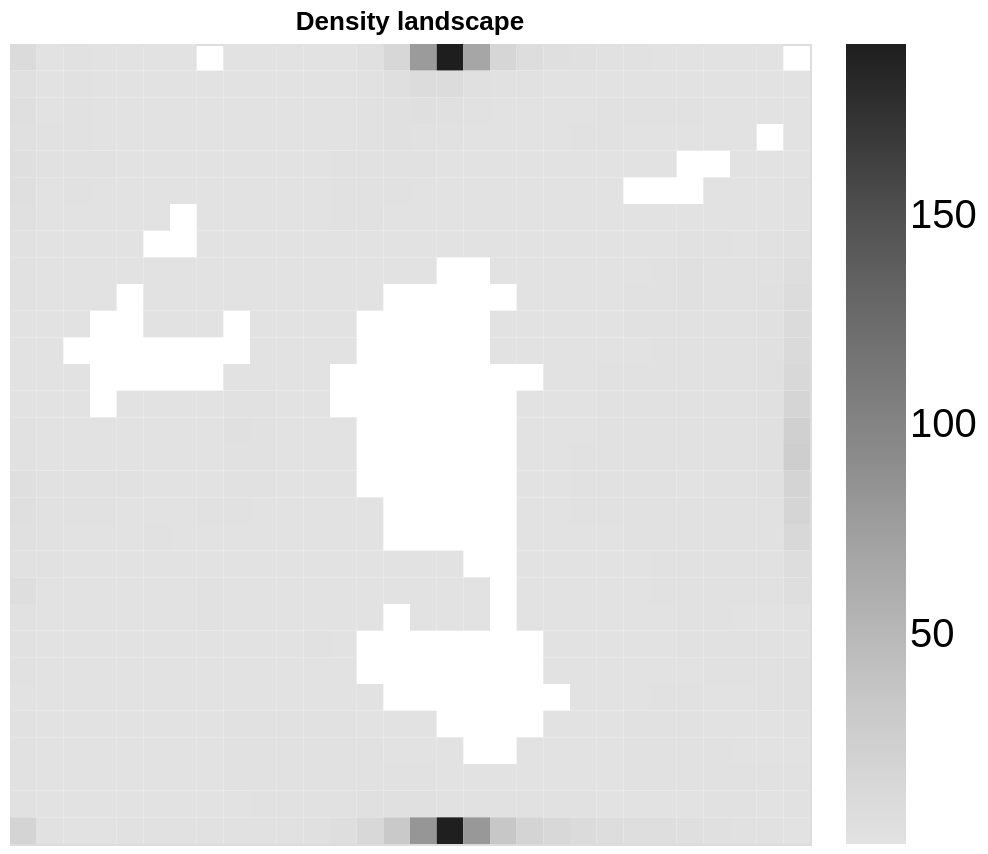

Here is the notebook cell this chart was saved with:
### Code cell
#cdk2_smiles = df['smiles'].to_list()
cdk2_latents = encode_smiles(cdk2_smiles, model, batch_size=len(cdk2_smiles))
fingerprint_tensor = torch.tensor(cdk2_latents, dtype=torch.float64, device=device)
resps, llh = gtm.project(fingerprint_tensor)
resps = resps.cpu().numpy()
llh = llh.cpu().numpy()
from gtmkit.utils.density import density_to_table
from gtmkit.plots.altair_landscapes import altair_discrete_density_landscape

density = resps.sum(axis=0)

source = density_to_table(
    density=density,
    node_threshold=0.1
)

chart_density = altair_discrete_density_landscape(source, title='Density landscape')
chart_density.properties(
    width=400, 
    height=400,
).configure_legend(
    labelFontSize=20,
    gradientVerticalMaxLength=600,
    gradientThickness=30,
    tickCount=6
)

### Figure 1 — Vega-Lite specification as saved in the notebook (floating-point values rounded to 4 significant figures; data arrays with more than 128 entries replaced by an {"elided": "..."} marker saying what was removed)
{"config": {"view": {"continuousWidth": 300, "continuousHeight": 300}, "legend": {"gradientThickness": 30, "gradientVerticalMaxLength": 600, "labelFontSize": 20, "tickCount": 6}}, "data": {"name": "data-24164b6ddf43db329e407753f90a7c8f"}, "mark": {"type": "rect"}, "encoding": {"color": {"field": "filtered_density", "scale": {"scheme": {"name": "greys"}}, "title": null, "type": "quantitative"}, "tooltip": [{"field": "nodes", "title": "Node", "type": "quantitative"}, {"field": "density", "title": "Density", "type": "quantitative"}], "x": {"axis": null, "field": "x", "scale": {"domain": [1, 2, 3, 4, 5, 6, 7, 8, 9, 10, 11, 12, 13, 14, 15, 16, 17, 18, 19, 20, 21, 22, 23, 24, 25, 26, 27, 28, 29, 30]}, "title": null, "type": "ordinal"}, "y": {"axis": null, "field": "y", "scale": {"domain": [1, 2, 3, 4, 5, 6, 7, 8, 9, 10, 11, 12, 13, 14, 15, 16, 17, 18, 19, 20, 21, 22, 23, 24, 25, 26, 27, 28, 29, 30]}, "title": null, "type": "ordinal"}}, "height": 400, "title": "Density landscape", "width": 400, "$schema": "https://vega.github.io/schema/vega-lite/v5.20.1.json", "datasets": {"data-24164b6ddf43db329e407753f90a7c8f": {"elided": "900 records"}}}
